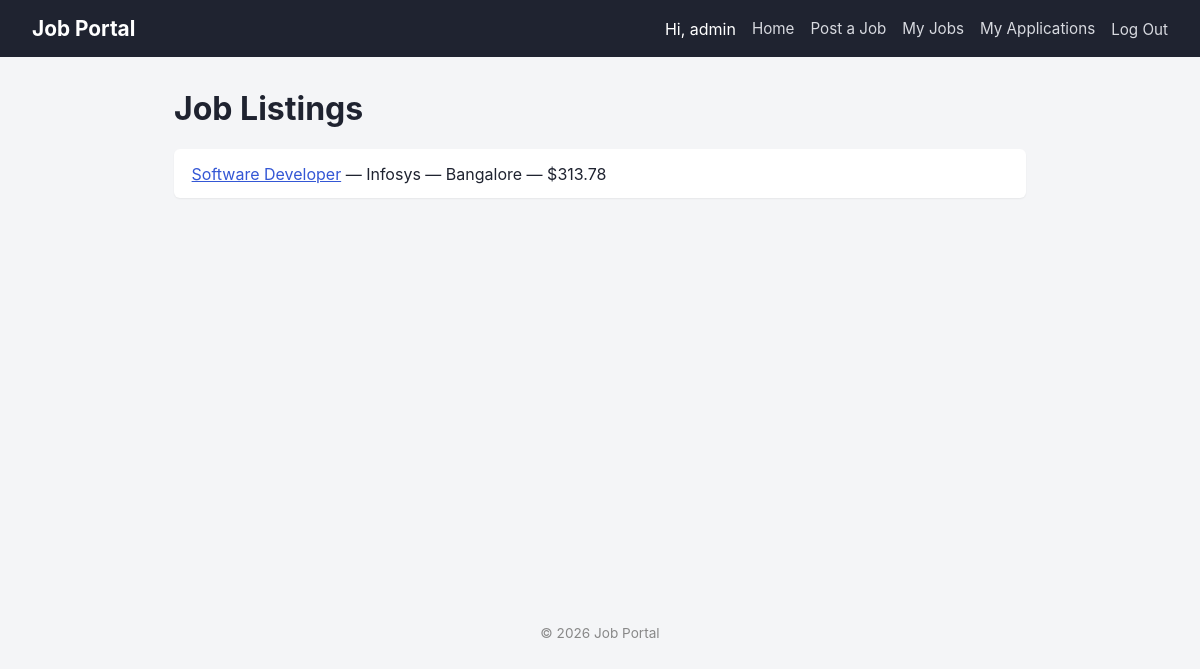
The app's page / (signed in) with its own data.
### accounts/models.py (models this page shows, shortened)
class CustomUser(AbstractUser):
    ROLE_CHOICES = [
        ('employer', 'Employer'),
        ('seeker', 'Job Seeker'),
    ]
    role = models.CharField(max_length=20, choices=ROLE_CHOICES, default='seeker')

### jobs/models.py (models this page shows, shortened)
class Job(models.Model):
    title = models.CharField(max_length=200)
    company_name = models.CharField(max_length=200)
    description = models.TextField()
    location = models.CharField(max_length=100)
    salary = models.DecimalField(max_digits=10, decimal_places=2)
    posted_by = models.ForeignKey(settings.AUTH_USER_MODEL, on_delete=models.CASCADE)
    date_posted = models.DateField(auto_now_add=True)
    class Meta:
        ordering = ['-date_posted']

### jobs/views.py (the view)
# urls.py: path('', views.JobListView.as_view(), name='job-list'),
class JobListView(ListView):
    model = Job
    template_name = 'job_list.html'
    context_object_name = 'all_jobs'

### jobs/templates/job_list.html (shortened to what this page needs)
{% extends "base.html" %}
{% block content %}
<h1>Job Listings</h1>
<ul>
{% for job in all_jobs %}
    <li>
        <a href="{% url 'job-detail' job.pk %}">{{ job.title }}</a>
        — {{ job.company_name }} — {{ job.location }} — ${{ job.salary }}
    </li>
{% empty %}
    <li>No jobs posted yet.</li>
{% endfor %}
</ul>
{% endblock %}

### templates/base.html (shortened to what this page needs)
<!DOCTYPE html>
<html lang="en">
<head>
</head>
<body>
    <header>
        <a class="brand" href="{% url 'job-list' %}">Job Portal</a>
        <nav>
            <span>Hi, {{ user.username }}</span>
            <a href="{% url 'job-list' %}">Home</a>
            {% if user.is_authenticated %}
                <a href="{% url 'job-create' %}">Post a Job</a>
                <a href="{% url 'my-jobs' %}">My Jobs</a>
                <a href="{% url 'my-applications' %}">My Applications</a>
                <form method="post" action="{% url 'logout' %}">
                    <button type="submit" class="linklike">Log Out</button>
                </form>
            {% else %}
                <a href="{% url 'login' %}">Log In</a>
                <a href="{% url 'signup' %}">Sign Up</a>
            {% endif %}
        </nav>
    </header>
    <main>
        {% block content %}{% endblock %}
    </main>
    <footer>
        &copy; {% now "Y" %} Job Portal
    </footer>
</body>
</html>

### templates/base.html (style rules this page uses)
* { box-sizing: border-box; }
body { margin: 0; font-family: -apple-system, "Segoe UI", Roboto, Arial, sans-serif; background: #f4f5f7; color: #1f2330; }
header { background: #1f2330; color: #fff; padding: 1rem 2rem; display: flex; align-items: center; justify-content: space-between; flex-wrap: wrap; }
header a.brand { color: #fff; font-size: 1.3rem; font-weight: 700; text-decoration: none; }
nav { display: flex; gap: 1rem; align-items: center; flex-wrap: wrap; }
nav a { color: #d8dae0; text-decoration: none; font-size: 0.95rem; }
nav form { display: inline; margin: 0; }
nav button.linklike { background: none; border: none; color: #d8dae0; font-size: 0.95rem; cursor: pointer; padding: 0; font-family: inherit; }
main { max-width: 900px; margin: 2rem auto; padding: 0 1.5rem; min-height: 60vh; }
h1 { margin-top: 0; }
a { color: #3457d5; }
button, input[type="submit"] { background: #3457d5; color: #fff; border: none; padding: 0.55rem 1.1rem; border-radius: 6px; cursor: pointer; font-size: 0.95rem; }
ul { list-style: none; padding: 0; }
ul li { background: #fff; border-radius: 6px; padding: 0.9rem 1.1rem; margin-bottom: 0.6rem; box-shadow: 0 1px 2px rgba(0,0,0,0.06); }
footer { text-align: center; padding: 1.5rem; color: #888; font-size: 0.85rem; }

### records on screen
CustomUser: username "admin"
Job: title "Software Developer", company_name "Infosys", location "Bangalore", salary "313.78"
